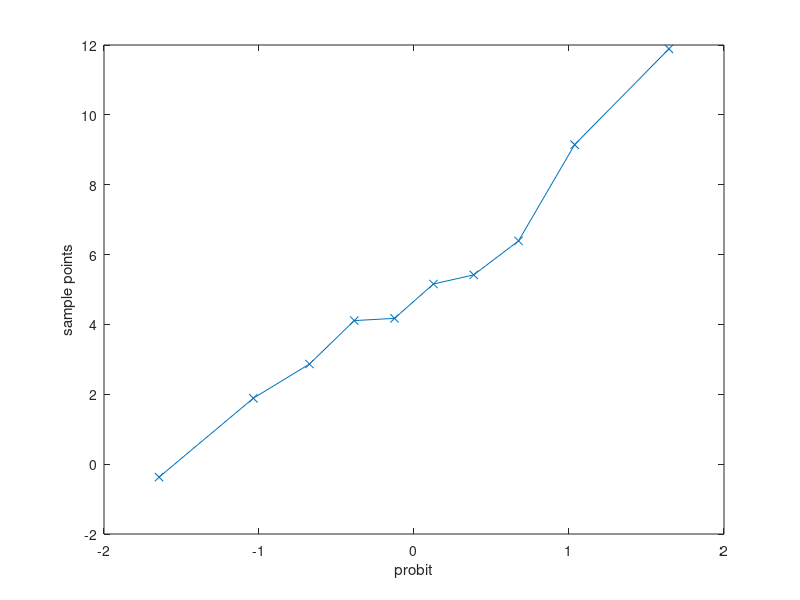
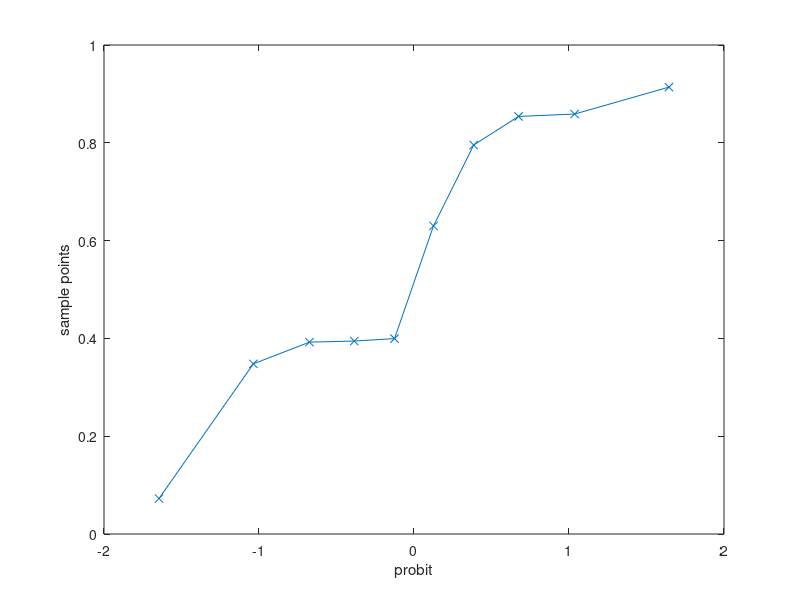
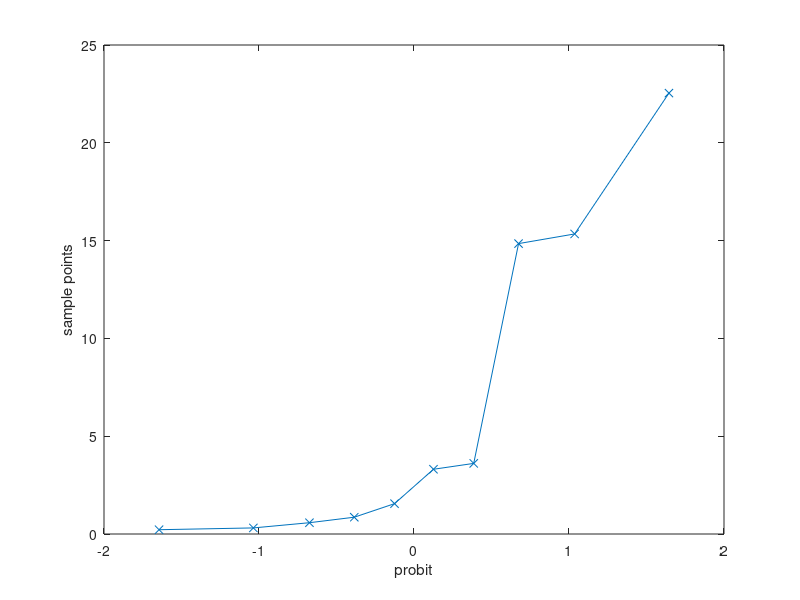
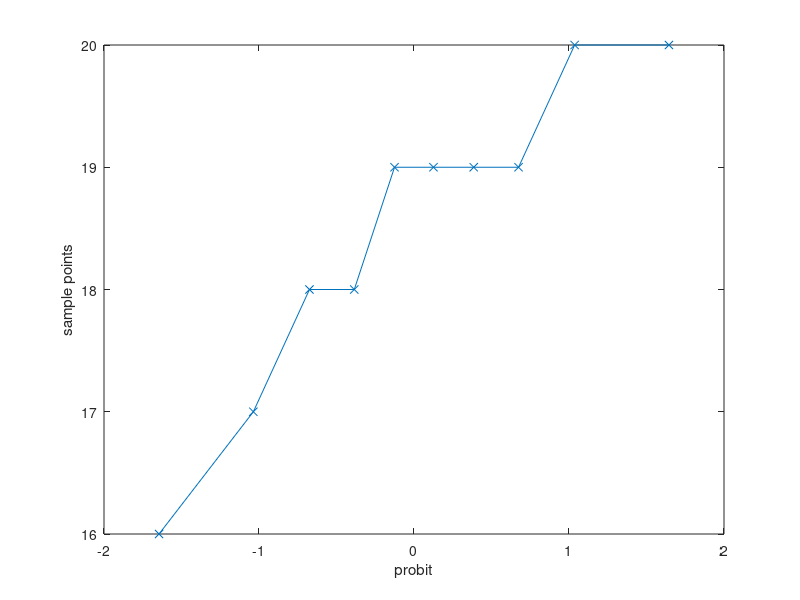

Write the MATLAB code that produced these figures, in order. (Note: this script raises an error after producing the figures.)
% Q6
my_sz = [1,10];
%% ai)
data_norm = normrnd(3, 4, my_sz);
figure(1);
qqplot(data_norm);
% Close to the normal distribution
%% aii)
data_unif = unifrnd(0, 1, my_sz);
figure(2);
qqplot(data_unif);
% histogram(data_unif, 100)
%Not close to normal

%% aiii)
data_exp = exprnd(4, my_sz);
figure(3);
qqplot(data_exp);
%Not close to normal, skewed strongly to the right amd slightly skewed to the left

%% aiv)
data_bino = binornd(20, 0.9, my_sz);
figure(4);
qqplot(data_bino);
% Not close to normal

%% av)
data_poiss = poissrnd(9, my_sz);
figure(5);
qqplot(data_poiss);
%slightly skewed. But sometimes the poisson may approach normal

%b)
%Sample size makes it difficult to judge whether something is normally
%distributed. But many figures resemble normal distributions, albeit with
%a small number of data points

%% ci)
%ensure to add inflows.txt to PATH
tb = readtable("inflows.txt");
rain = table2array(tb(:, "Inflow"))
clf('reset')
qqplot(rain)
%Data is strongly right skewed